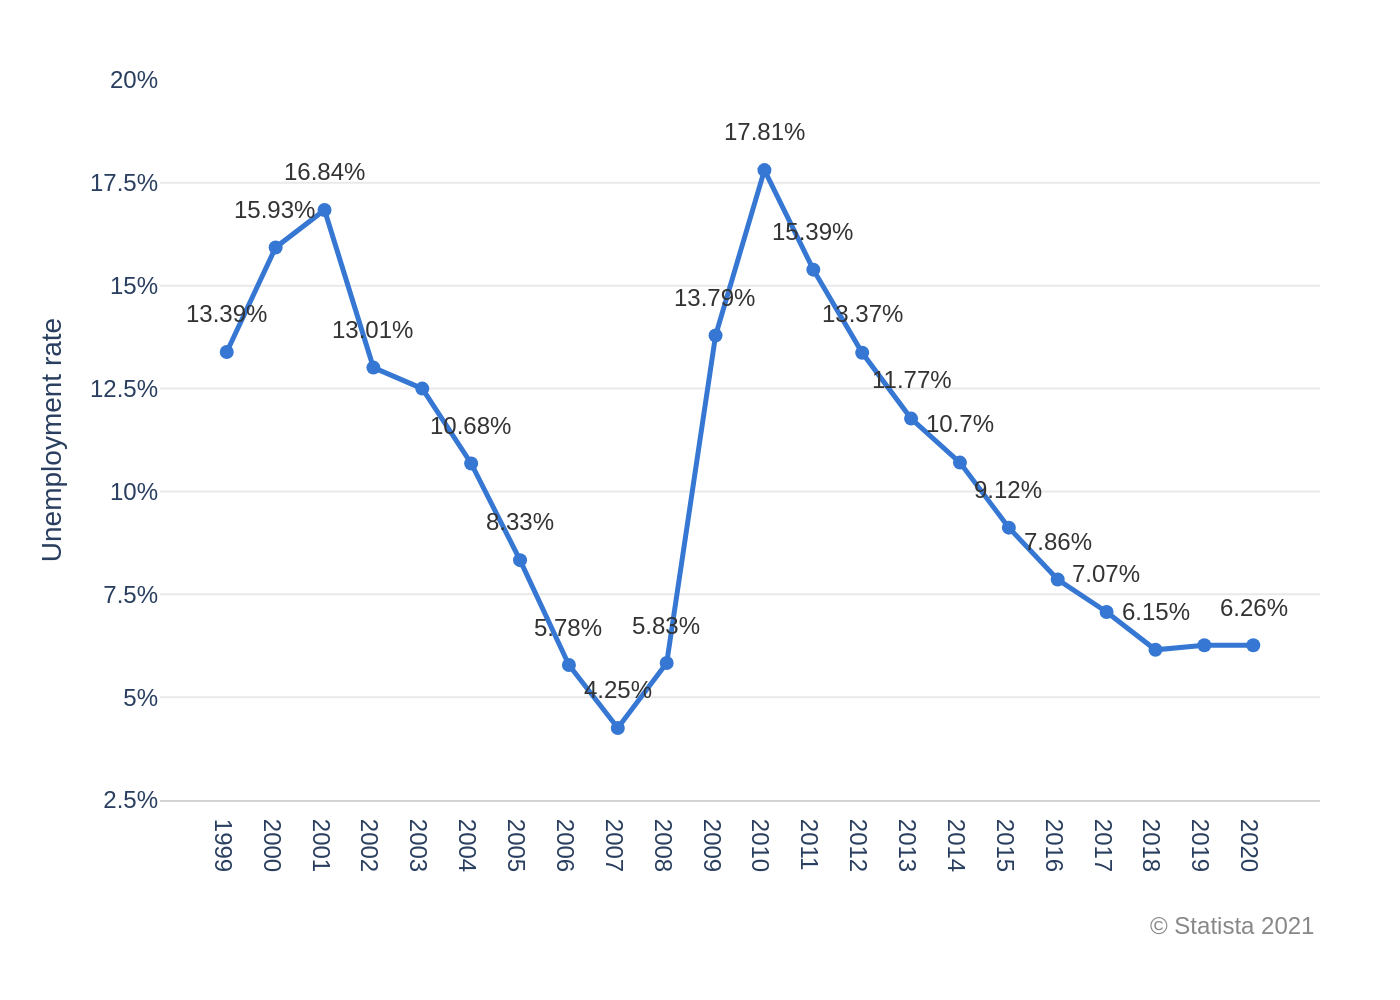

Here is the Python script that generated this plot:
import sys
import json
import os
import plotly.graph_objects as go

# Check for command-line argument
if len(sys.argv) != 2:
    print(f"Usage: python {os.path.basename(__file__)} <json_file_path>")
    sys.exit(1)

json_path = sys.argv[1]

# Read data from the specified JSON file
try:
    with open(json_path, 'r', encoding='utf-8') as f:
        chart_info = json.load(f)
except FileNotFoundError:
    print(f"Error: JSON file not found at '{json_path}'")
    sys.exit(1)
except json.JSONDecodeError:
    print(f"Error: Could not decode JSON from '{json_path}'")
    sys.exit(1)

# Extract data and texts from the JSON structure
chart_data = chart_info.get('chart_data', [])
texts = chart_info.get('texts', {})
colors = chart_info.get('colors', [])

x_values = [d['year'] for d in chart_data]
y_values = [d['value'] for d in chart_data]

# Initialize the figure
fig = go.Figure()

# Add the main line trace
fig.add_trace(go.Scatter(
    x=x_values,
    y=y_values,
    mode='lines+markers',
    line=dict(color=colors[0], width=2.5),
    marker=dict(color=colors[0], size=7),
    hoverinfo='none'
))

# Add annotations for data point labels
annotations = []
for point in chart_data:
    if point.get('label'):
        annotations.append(
            go.layout.Annotation(
                x=point['year'],
                y=point['value'],
                text=point['label'],
                showarrow=False,
                font=dict(family="Arial", size=12, color="#333333"),
                xanchor='center',
                yanchor='bottom',
                yshift=10
            )
        )

# Add source annotation
if texts.get('source'):
    annotations.append(go.layout.Annotation(
        showarrow=False,
        text=texts['source'],
        xref="paper",
        yref="paper",
        x=1,
        y=-0.15,
        xanchor='right',
        yanchor='top',
        align='right',
        font=dict(family="Arial", size=12, color="#888888")
    ))

# Update layout
fig.update_layout(
    annotations=annotations,
    font=dict(family="Arial", size=12),
    plot_bgcolor='white',
    paper_bgcolor='white',
    showlegend=False,
    margin=dict(l=80, r=40, t=40, b=100),
    xaxis=dict(
        tickmode='array',
        tickvals=x_values,
        ticktext=[str(year) for year in x_values],
        showgrid=False,
        linecolor='lightgrey'
    ),
    yaxis=dict(
        title=dict(text=texts.get('y_axis_title'), standoff=10),
        range=[2.5, 20],
        dtick=2.5,
        ticksuffix='%',
        gridcolor='#e9e9e9',
        gridwidth=1,
        zeroline=False
    )
)

# Determine output filename and save the image
base_filename = os.path.splitext(os.path.basename(json_path))[0]
output_filename = f"{base_filename}.png"

fig.write_image(output_filename, scale=2)

print(f"Chart saved to {output_filename}")
